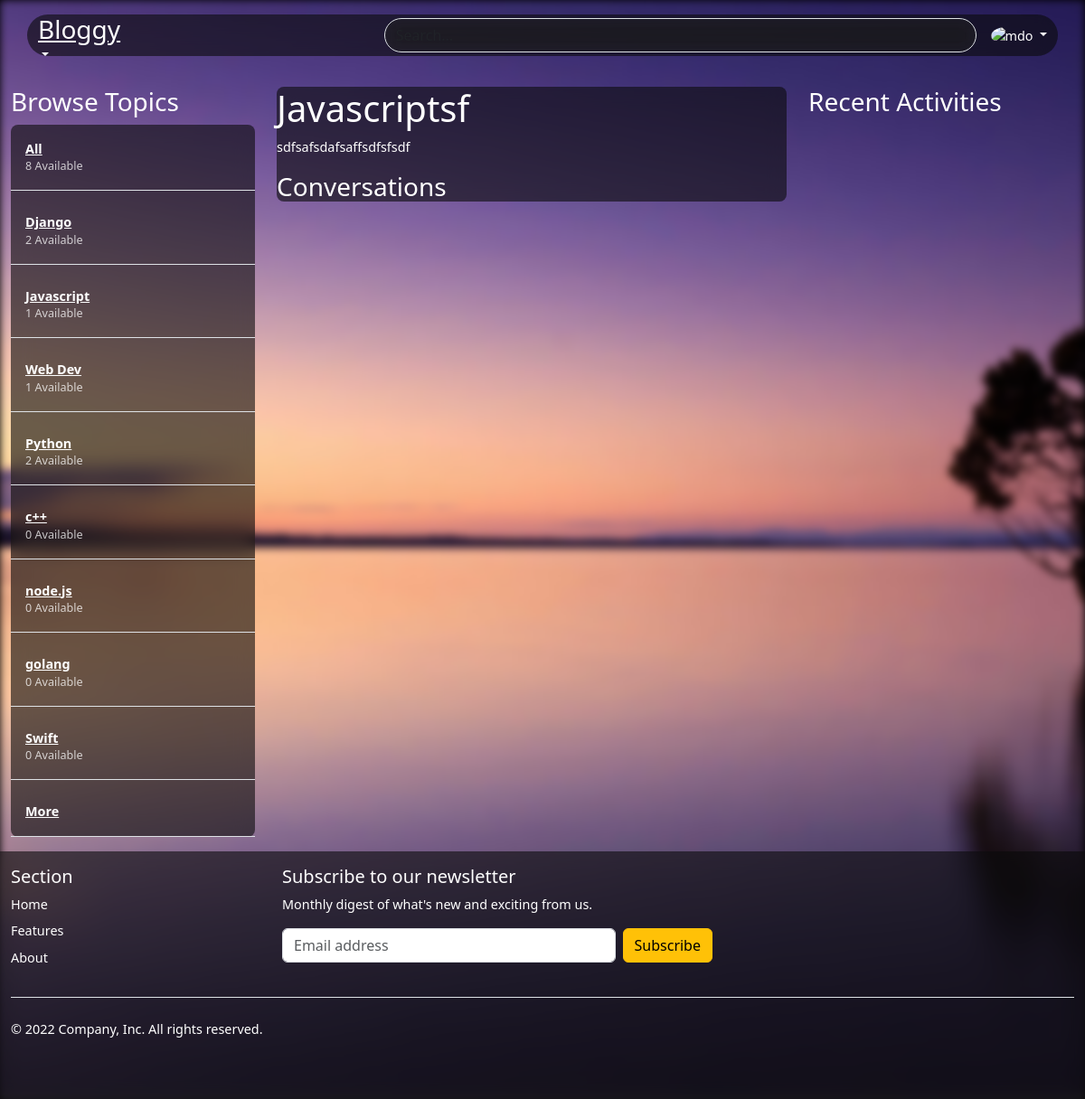
Page /post/7 on the committed database.
### base/models.py (models this page shows, shortened)
class Topic(models.Model):
    name = models.CharField(max_length=100)

class Post(models.Model):
    user = models.ForeignKey(User, on_delete=models.SET_NULL, null=True)
    topic = models.ForeignKey(Topic, on_delete=models.SET_NULL, null=True)
    name = models.CharField(max_length=200)
    description = models.TextField(null=True, blank=True)
    participants = models.ManyToManyField(User, related_name='participants', blank=True)
    updated = models.DateTimeField(auto_now=True)
    created = models.DateTimeField(auto_now_add=True)
    class Meta:
        ordering = ['-updated', 'created']

### base/views.py (the view)
# urls.py: path('post/<str:pk>', views.post, name='post'),
def post(req, pk):
    post = Post.objects.get(id=pk)
    topics = Topic.objects.all()
    pmessages = post.message_set.all().order_by('-created')
    participants = post.participants.all()
    if req.method == 'POST':
        message = Message.objects.create(
            user=req.user, post=post, body = req.POST.get('body')
        )
        return redirect('post', pk=post.id)
    context = {
        'post': post,
        'pmessages':pmessages,
        'topics':topics,
        'participants':participants,
            }
    return render(req, 'base/post.html', context)

### base/templates/base/post.html (shortened to what this page needs)
{% extends 'base.html' %} {% block content %}
<main class="container-fluid row mb-3">
    <aside class="col-lg-3 col-md-3 d-none d-md-block">
        {% include 'base/topics_component.html' %}
    </aside>
    <section class="col-lg-6 col-md-9 col-sm-12 text-white">
        <div class="bgradient rounded-3">
            <h1>{{ post.name }}</h1>
            <p>{{post.description}}</p>
            <div class="rounded-3">
                <h3>Conversations</h3>
            </div>
        </div>
    </section>
    <aside class="col-lg-3 d-none d-lg-block">
        {% include 'base/activity_component.html' %}
    </aside>
</main>
{% endblock %}

### base/templates/base/topics_component.html (shortened to what this page needs)
<div>
    <h3>Browse Topics</h3>
    <div class=" d-grid gap-2 w-auto bgradient rounded-3">
        <div class="position-relative p-3 border-bottom">
            <strong class="fw-semibold">   <a href="{% url 'home' %}" class="text-white">All</a></strong>
            <span class="d-block text-white small opacity-75 ">{{topics.count}} Available</span>
        </div>
        {% for topic in topics %}
        <div class="position-relative  p-3 border-bottom ">
            <strong class="fw-semibold"> <a href="{% url 'home' %}?q={{topic.name}}" class="text-white">{{topic.name}} </a></strong>
            <span class="d-block text-white small opacity-75">{{topic.post_set.all.count}} Available</span>
        </div>
        {% endfor %}
        <div class="position-relative  p-3 border-bottom ">
            <strong class="fw-semibold"><a href="{% url 'topics' %}" class="text-white">More
            </a></strong>
        </div>
    </div>
</div>

### templates/base.html (style rules this page uses)
body { background-color: black; font-size: 0.9em; }
h3 { color: white; }
.bgradient { background-color: rgba(10, 10, 10, 0.6); backdrop-filter: blur(10px); }

### rows in the picture
Topic: name "Django", post_set.all.count "2"
Topic: name "Javascript", post_set.all.count "1"
Topic: name "Web Dev", post_set.all.count "1"
Topic: name "Python", post_set.all.count "2"
Topic: name "c++", post_set.all.count "0"
Topic: name "node.js", post_set.all.count "0"
Topic: name "golang", post_set.all.count "0"
Topic: name "Swift", post_set.all.count "0"
Post: name "Javascriptsf", description "sdfsafsdafsaffsdfsfsdf"

### other values in the picture
{{ topics.count }} "8"
